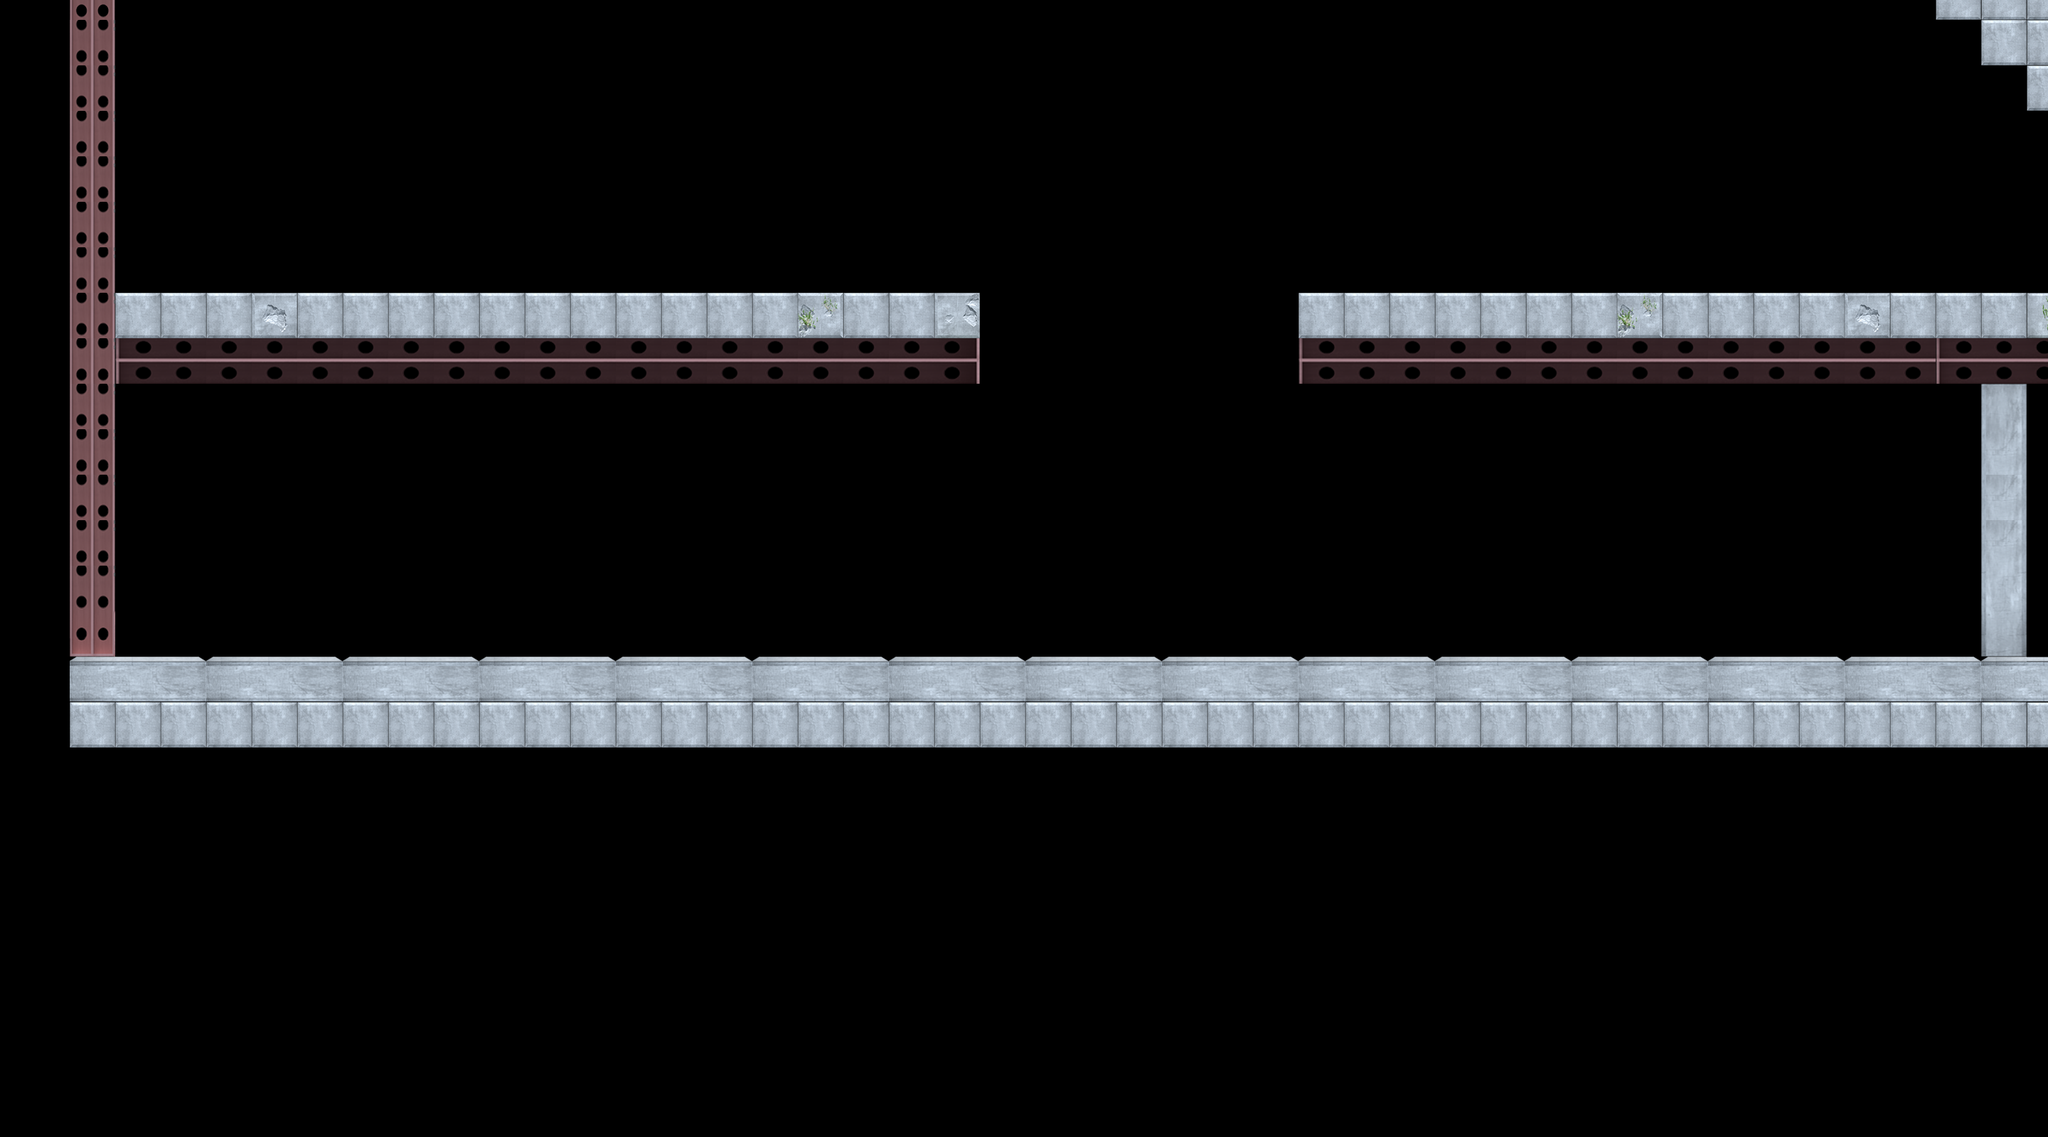

Rendered tile map (Tiled .tmx) drawn with the repository's tilesets; below, a short description and the full map source, tile grids included:
An orthogonal 45x25 tile map with 64x64 px tiles, 1 tile layer (Capa de Patrones 1).

<map version="1.0" orientation="orthogonal" renderorder="right-down" width="45" height="25" tilewidth="64" tileheight="64" nextobjectid="1">
 <tileset firstgid="1" name="Tiles v1" tilewidth="64" tileheight="64" tilecount="50" columns="10">
  <image source="../../Downloads/Tiles v1.png" width="640" height="320" />
 </tileset>
 <layer name="Capa de Patrones 1" width="45" height="25" offsetx="98.3333" offsety="-548">
  <data encoding="csv">
14,1,1,1,1,1,1,1,1,1,1,1,1,1,1,1,1,1,1,1,1,1,1,1,1,1,1,1,1,1,1,1,1,1,1,1,1,1,1,1,1,1,1,1,1,
34,1,1,1,1,1,1,1,1,1,1,1,1,1,1,1,1,1,1,1,1,1,1,1,1,1,1,1,1,1,1,1,1,1,1,1,1,1,1,1,1,1,1,1,1,
34,26,26,26,26,26,26,26,26,26,26,26,26,26,26,26,26,26,26,26,26,26,26,26,26,26,26,26,26,26,26,26,26,26,26,26,26,26,26,26,26,26,26,26,27,
34,0,0,0,0,0,0,0,0,0,0,0,0,0,0,0,0,0,0,0,0,0,0,0,0,0,0,0,0,0,0,0,0,0,0,8,9,10,0,0,0,0,0,0,0,
34,0,0,0,0,0,0,0,0,0,0,0,0,0,0,0,0,0,0,0,0,0,0,0,0,0,0,0,0,0,0,0,0,0,0,18,19,20,0,0,0,0,0,0,0,
34,0,0,0,0,0,0,0,0,0,0,0,0,0,0,0,0,0,0,0,0,0,0,0,0,0,0,0,0,0,0,0,0,0,0,28,29,30,29,0,0,0,0,0,0,
34,0,0,0,0,0,0,0,1,1,4,1,1,1,1,2,1,4,1,4,1,3,1,1,1,4,1,4,5,4,4,4,1,4,3,4,4,4,4,3,4,1,4,4,14,
34,0,0,0,0,0,0,0,26,26,26,26,26,26,26,26,26,26,26,26,26,26,26,26,26,26,26,26,26,26,26,26,26,26,26,26,26,26,26,26,26,26,26,27,34,
34,0,0,0,0,0,0,0,0,0,0,0,0,0,0,0,0,0,0,0,0,0,0,0,0,0,0,0,0,0,0,0,0,0,0,0,0,0,0,0,0,1,1,1,34,
34,0,0,0,0,0,0,0,0,0,0,0,0,0,0,0,0,0,0,0,0,0,0,0,0,0,0,0,0,0,0,0,0,0,0,0,0,0,0,0,0,0,1,1,34,
34,0,0,0,0,0,0,0,0,0,0,0,0,0,0,0,0,0,0,0,0,0,0,0,0,0,0,0,0,0,0,0,0,0,0,0,0,0,0,0,0,0,0,1,34,
34,0,0,0,0,0,0,0,0,0,0,0,0,0,0,0,0,0,0,0,0,0,0,0,0,0,0,0,0,0,0,0,0,0,0,0,0,0,0,0,0,0,0,0,34,
34,0,0,0,0,0,0,0,0,0,0,0,0,0,0,0,0,0,0,0,0,0,0,0,0,0,0,0,0,0,0,0,0,0,0,0,0,0,0,0,0,0,0,0,34,
34,0,0,0,0,0,0,0,0,0,0,0,0,0,0,0,0,0,0,0,0,0,0,0,0,0,0,0,0,0,0,0,0,0,0,0,0,0,0,0,0,0,0,0,34,
34,0,0,0,0,0,0,0,0,0,0,20,0,0,0,0,0,0,0,0,0,0,0,0,0,0,0,0,0,0,0,0,0,0,0,0,0,0,0,0,0,0,0,0,34,
34,1,1,1,3,1,1,1,1,1,1,1,1,1,1,1,2,1,1,5,0,0,0,0,0,0,0,1,1,1,1,1,1,1,2,1,1,1,1,3,1,1,1,6,34,
34,25,26,26,26,26,26,26,26,26,26,26,26,26,26,26,26,26,26,27,0,0,0,0,0,0,0,25,26,26,26,26,26,26,26,26,26,26,26,26,26,25,26,27,34,
34,0,0,0,0,0,0,0,0,0,0,0,0,0,0,0,0,0,0,0,0,0,0,0,0,0,0,0,0,0,0,0,0,0,0,0,0,0,0,0,0,0,11,0,34,
34,0,0,0,0,0,0,0,0,0,20,0,0,0,0,0,0,0,0,0,0,0,0,0,0,0,0,0,0,0,0,0,0,0,0,0,0,0,0,0,0,0,21,0,34,
34,0,0,0,0,0,0,0,0,29,30,0,0,0,0,0,0,0,0,0,0,0,0,0,0,0,0,0,0,0,0,0,0,0,0,0,0,0,0,0,0,0,21,0,34,
34,0,0,0,0,0,0,0,0,0,0,0,0,0,0,0,0,0,0,0,0,0,0,0,0,0,0,0,0,0,0,0,0,0,0,0,0,0,0,0,0,0,21,0,34,
34,0,0,0,0,0,0,0,0,0,0,0,0,0,0,0,0,0,0,0,0,0,0,0,0,0,0,0,0,0,0,0,0,0,0,0,0,0,0,0,0,0,31,0,34,
44,0,0,0,0,0,0,0,0,0,0,0,0,0,0,0,0,0,0,0,0,0,0,0,0,0,0,0,0,0,0,0,0,0,0,0,0,0,0,0,0,0,41,0,44,
15,16,17,15,16,17,15,16,17,15,16,17,15,16,17,15,16,17,15,16,17,15,16,17,15,16,17,15,16,17,15,16,17,15,16,17,15,16,17,15,16,17,15,16,17,
1,1,1,1,1,1,1,1,1,1,1,1,1,1,1,1,1,1,1,1,1,1,1,1,1,1,1,1,1,1,1,1,1,1,1,1,1,1,1,1,1,1,1,1,1
</data>
 </layer>
</map>